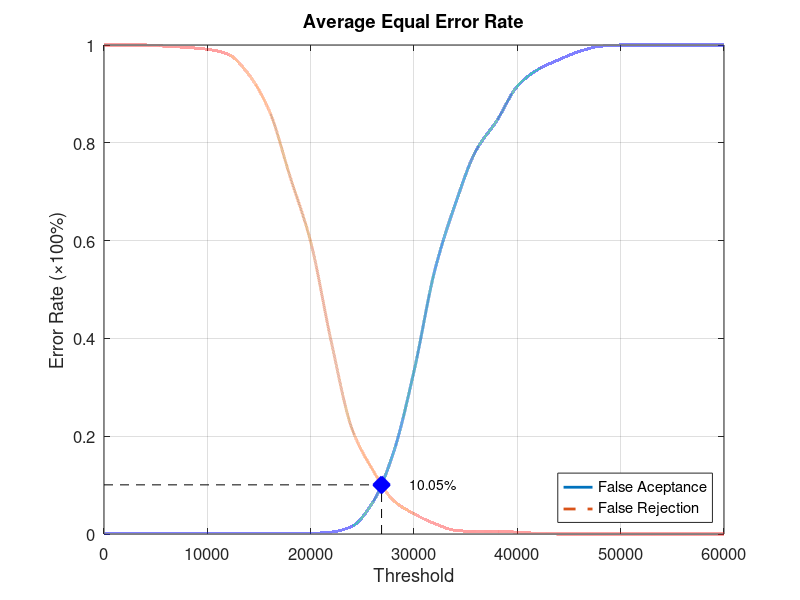
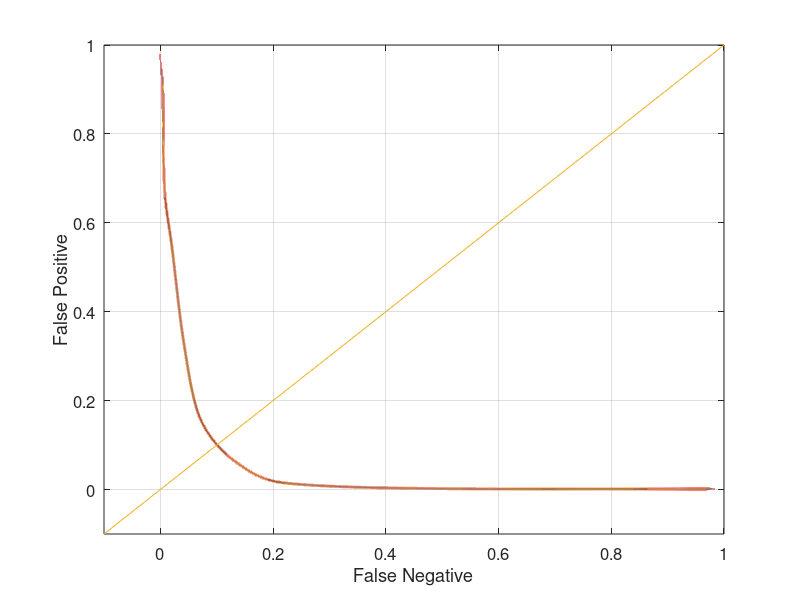

These figures' MATLAB source, in order:
function yEER = Experiment2Average
close all;
clear;
clc;
x = 0:2000:60000;
xq = 0:0.5:60000;

y0 = [0 0.00131579 0.00131579 0.00131579 0.00131579 0.00131579 0.00131579 0.00131579 0.00131579 0.00131579 0.00131579 0.00394737 0.0157895 0.0644737 0.165789 0.332895 0.538158 0.675 0.784211 0.844737 0.915789 0.95 0.969737 0.986842 0.997368 1 1 1 1 1 1];
yy0 = interp1(x, y0, xq, 'pchip');
y1 = [1 1 1 0.9975 0.995 0.99125 0.98125 0.94 0.865 0.73125 0.5975 0.3925 0.215 0.13125 0.06875 0.04125 0.02125 0.0075 0.005 0.005 0.00375 0.00125 0 0 0 0 0 0 0 0 0];
yy1 = interp1(x, y1, xq, 'pchip');

% Calculating EER: 
y2 = abs(y0 - y1);
find(y2 == min(y2))
yy2 = abs(yy0 - yy1);
xEER = find(yy2 == min(yy2));
xEERIndex = xq(xEER) % X-axis EER
yEER = yy0(xEER) % Y-axis EER

main = figure
plot(xq, yy0,'-','LineWidth', 2);	hold on
plot(xq, yy1,'--','LineWidth', 2);	hold on
plot([xEERIndex xEERIndex], [0 yEER], 'k--');	hold on
plot([0 xEERIndex], [yEER yEER], 'k--');	hold on
plot(xEERIndex, yEER, 'bx', 'LineWidth', 10);	hold on
text(xEERIndex + 10 * xEERIndex / 100, yEER, [num2str(round((10000 * yEER)) / 100) '%'])
legend('False Aceptance', 'False Rejection', 'Location', 'SouthEast')
xlabel('Threshold')
ylabel('Error Rate (\times100%)')
title('Average Equal Error Rate')
set(gca, 'FontSize', 12)
axis([0 60000 0 1])
grid on

print(main, 'Experiment2AverageMain', '-dpng');
FNRxFPR = figure('Color', [1 1 1]);
plot(yy1, yy0, '-', yy1, yy0, 'LineWidth', 2);
hold on
y = -0.1:0.1:1
plot(y, y); 
set(gca, 'FontSize', 12)
xlabel('False Negative')
ylabel('False Positive')
axis([-0.1 1 -0.1 1])
set(gca, 'FontSize', 12)
grid on

print(FNRxFPR, 'Experiment2AverageFNRxFPR','-dpng');
end
